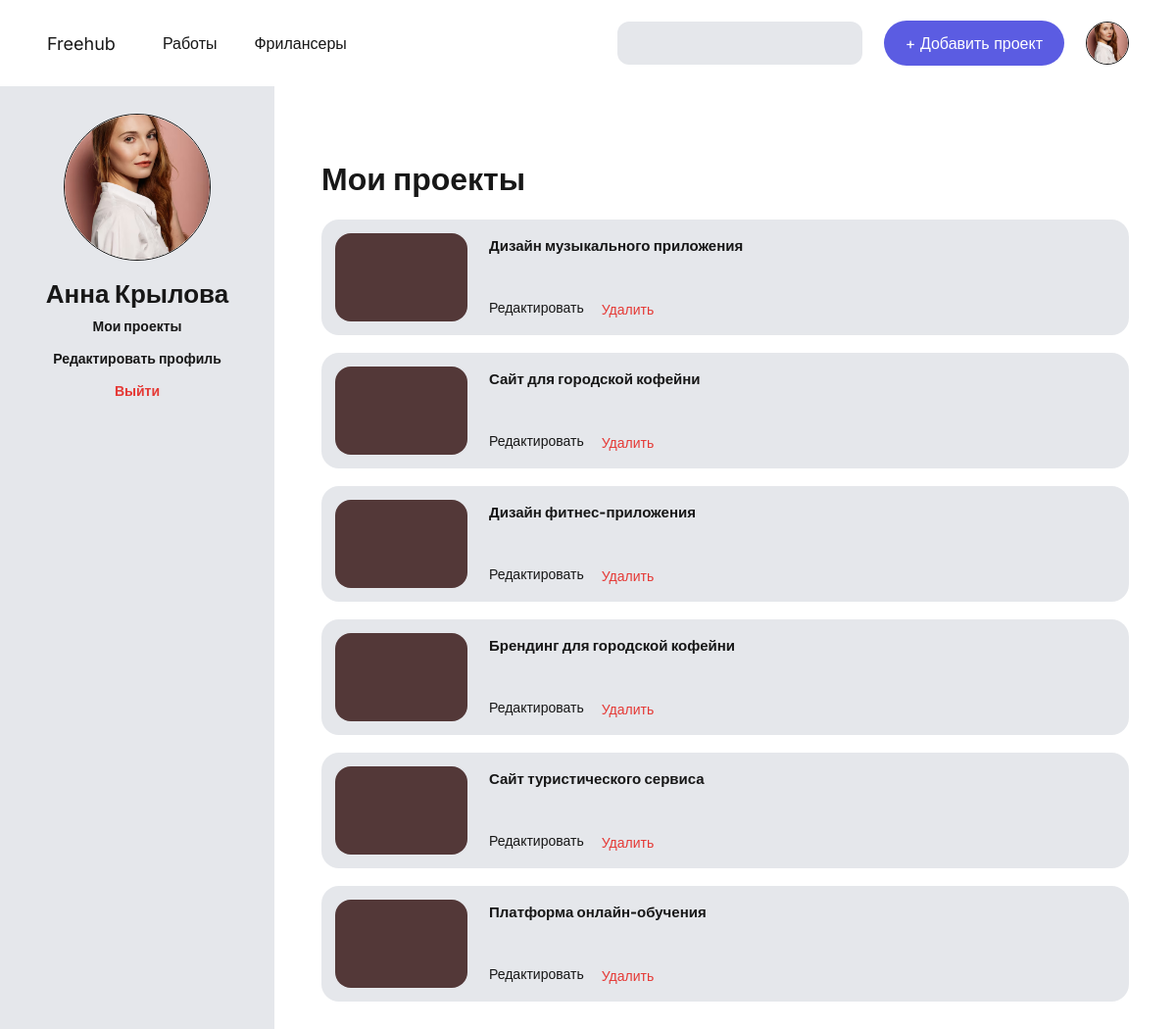
The app's page /account/ (signed in) with its own data.
### main/models.py (models this page shows, shortened)
class Project(models.Model):
    author = models.ForeignKey(User, on_delete=models.CASCADE)
    category = models.ForeignKey(Category, on_delete=models.CASCADE)
    title = models.CharField(max_length=200)
    description = models.TextField()
    tags = models.CharField(max_length=200, blank=True)
    created_at = models.DateTimeField(auto_now_add=True)

### main/views.py (the view)
# urls.py: path("account/", views.account, name="account"),
@login_required
def account(request):
    projects = Project.objects.filter(author=request.user)
    return render(request, "main/account.html", {
        "projects": projects
    })

### main/templates/main/account.html (shortened to what this page needs)
{% extends "main/base.html" %}
{% load static %}
{% block content %}
<section class="account-page">
    <aside class="account-sidebar">
        <div class="account-avatar">
            {% if request.user.username == "admin" %}
                <img src="{% static 'main/images/anna_avatar.png' %}" alt="Анна Крылова">
            {% elif request.user.username == "ilya2" %}
                <img src="{% static 'main/images/ilya_avatar.png' %}" alt="Илья Морозов">
            {% endif %}
        </div>
        <h2>
            {{ request.user.get_full_name|default:request.user.username }}
        </h2>
        <nav class="account-menu">
            <a href="{% url 'account' %}" class="account-active">
                Мои проекты
            </a>
            <a href="{% url 'edit_profile' %}">
                Редактировать профиль
            </a>
            <a href="{% url 'logout' %}" class="account-logout">
                Выйти
            </a>
        </nav>
    </aside>
    <main class="account-content">
        <h1>Мои проекты</h1>
        <div class="account-projects">
            {% for project in projects %}
                <article class="account-project">
                    <div class="account-project-image"></div>
                    <div class="account-project-info">
                        <h3>{{ project.title }}</h3>
                        <div class="account-project-actions">
                            <a href="{% url 'edit_project' project.id %}">
                                Редактировать
                            </a>
                            <form
                                method="post"
                                action="{% url 'delete_project' project.id %}"
                                class="delete-project-form"
                            >
                                <button type="submit" class="delete-project">
                                    Удалить
                                </button>
                            </form>
                        </div>
                    </div>
                </article>
            {% empty %}
                <p>У вас пока нет проектов.</p>
            {% endfor %}
        </div>
    </main>
</section>
{% endblock %}

### main/templates/main/base.html (shortened to what this page needs)
{% load static %}
<!DOCTYPE html>
<html lang="en">
<head>
    <link rel="stylesheet" href="{% static 'main/style.css' %}?v=9">
</head>
<body>
    <header class="site-header">
        <a href="{% url 'home' %}" class="logo">Freehub</a>
        <nav class="main-nav">
            <a href="{% url 'catalog' %}">Работы</a>
            <a href="{% url 'freelancers' %}">Фрилансеры</a>
        </nav>
        <div class="header-actions">
            <input class="header-search" type="text" placeholder="">
            <a href="{% url 'add_project' %}" class="add-project">+ Добавить проект</a>
            <a href="{% url 'account' %}" class="avatar">
                {% if request.user.is_authenticated %}
                {% if request.user.username == "admin" %}
                    <img src="{% static 'main/images/anna_avatar.png' %}" alt="Анна Крылова">
                {% elif request.user.username == "ilya2" %}
                    <img src="{% static 'main/images/ilya_avatar.png' %}" alt="Илья Морозов">
            {% endif %}
    {% endif %}
            </a>
        </div>
    </header>
    {% block content %}
    {% endblock %}
</body>
</html>

### main/static/main/style.css (style rules this page uses)
* { box-sizing:border-box; }
body { margin: 0; font-family: "Inter", sans-serif; font-weight: 400; color: #171717; }
.site-header { height: 88px; padding: 0 48px; display: flex; align-items: center; background-color: #ffffff; }
.logo { color: #171717; text-decoration: none; font-size: 18px; font-weight: 400; }
.main-nav { display: flex; gap: 38px; margin-left: 48px; }
.main-nav a { color: #171717; text-decoration: none; font-size: 16px; }
.header-actions { margin-left: auto; display: flex; align-items: center; gap: 22px; }
.header-search { width: 250px; height: 44px; border: none; border-radius: 12px; background-color: #e5e7eb; outline: none; }
.add-project { padding: 13px 22px; background-color: #5b5ce2; color: #ffffff; text-decoration: none; border-radius: 24px; font-size: 16px; }
.avatar { width: 44px; height: 44px; border: 1px solid #171717; border-radius: 50%; overflow: hidden; }
.avatar img { width: 100%; height: 100%; object-fit: cover; display: block; border-radius: inherit; }
.account-page { display: grid; grid-template-columns: 280px 1fr; min-height: calc(100vh - 88px); }
.account-sidebar { padding: 28px 24px; background-color: #e5e7eb; text-align: center; }
.account-avatar { width: 150px; height: 150px; margin: 0 auto 18px; background-color: #ffffff; border: 1px solid #171717; border-radius: 50%; }
.account-sidebar h2 { margin: 0 0 8px; font-size: 26px; font-weight: 800; }
.account-menu { display: flex; flex-direction: column; align-items: center; gap: 16px; }
.account-menu a { color: #171717; text-decoration: none; font-size: 14px; font-weight: 800; }
.account-menu .account-logout { color: #e53935; }
.account-content { padding: 75px 48px 50px; }
.account-content h1 { margin: 0 0 22px; font-size: 32px; font-weight: 800; }
.account-projects { display: flex; flex-direction: column; gap: 18px; }
.account-project { display: flex; align-items: center; min-height: 115px; padding: 14px; background-color: #e5e7eb; border-radius: 18px; }
.account-project-image { width: 135px; height: 90px; flex-shrink: 0; background-color: #533838; border-radius: 16px; }
.account-project-info { display: flex; flex-direction: column; justify-content: space-between; min-height: 84px; margin-left: 22px; }
.account-project-info h3 { margin: 0; font-size: 15px; font-weight: 800; }
.account-project-actions { display: flex; gap: 18px; }
.account-project-actions a { color: #171717; text-decoration: none; font-size: 14px; }
.account-project-actions .delete-project { color: #e53935; }
.delete-project-form { margin: 0; }
.delete-project { padding: 0; border: none; background: none; color: #e53935; font-family: "Inter", sans-serif; font-size: 14px; cursor: pointer; }
.account-avatar { overflow: hidden; }
.account-avatar img { width: 100%; height: 100%; object-fit: cover; display: block; border-radius: inherit; }

### records on screen
Project: title "Дизайн музыкального приложения"
Project: title "Сайт для городской кофейни"
Project: title "Дизайн фитнес-приложения"
Project: title "Брендинг для городской кофейни"
Project: title "Сайт туристического сервиса"
Project: title "Платформа онлайн-обучения"

### other values on screen
{{ request.user.get_full_name|default:request.user.username }} "Анна Крылова"
